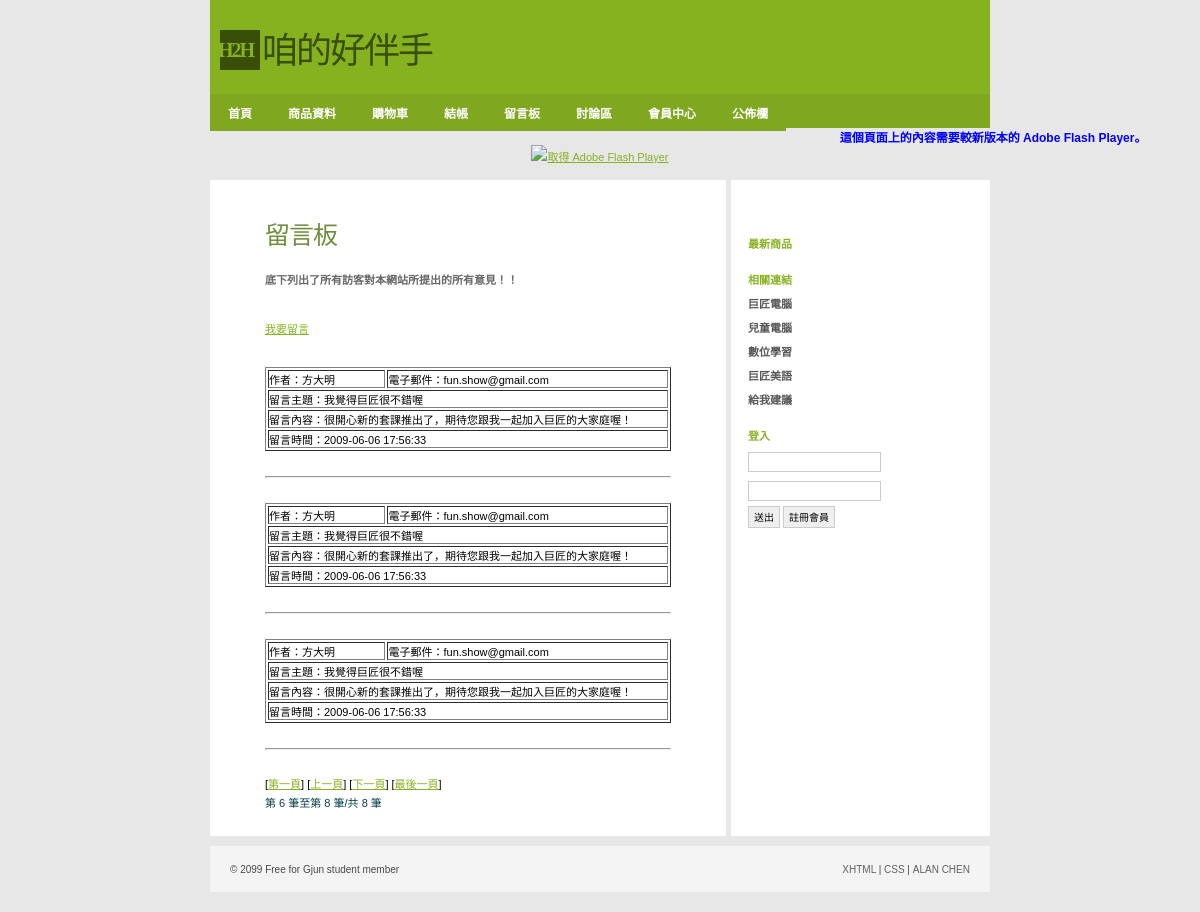
/php_incomplete/Shop/guestBook.php?pageNum_Recordset1=1, run on the app's committed database.
### tables this page shows
CREATE TABLE `guestbook` (
  `serial` int(11) NOT NULL,
  `name` varchar(100) NOT NULL,
  `email` varchar(100) DEFAULT NULL,
  `subject` varchar(255) NOT NULL,
  `memo` text NOT NULL,
  `date` datetime DEFAULT NULL
);

### php_incomplete/Shop/guestBook.php (the view, shortened to what this page needs)
<?php require_once('../Connections/shop.php'); ?>
<?php
$maxRows_Recordset1 = 5;
$pageNum_Recordset1 = 0;
if (isset($_GET['pageNum_Recordset1'])) {
  $pageNum_Recordset1 = $_GET['pageNum_Recordset1'];
}
$startRow_Recordset1 = $pageNum_Recordset1 * $maxRows_Recordset1;
$query_Recordset1 = "SELECT * FROM guestbook ORDER BY `date` ASC";
$query_limit_Recordset1 = sprintf("%s LIMIT %d, %d", $query_Recordset1, $startRow_Recordset1, $maxRows_Recordset1);
$Recordset1 = mysql_query($query_limit_Recordset1, $shop) or die(mysql_error());
$row_Recordset1 = mysql_fetch_assoc($Recordset1);
if (isset($_GET['totalRows_Recordset1'])) {
  $totalRows_Recordset1 = $_GET['totalRows_Recordset1'];
} else {
  $all_Recordset1 = mysql_query($query_Recordset1);
  $totalRows_Recordset1 = mysql_num_rows($all_Recordset1);
}
$totalPages_Recordset1 = ceil($totalRows_Recordset1/$maxRows_Recordset1)-1;
?>
<!DOCTYPE html PUBLIC "-//W3C//DTD XHTML 1.0 Strict//EN"
"http://www.w3.org/TR/xhtml1/DTD/xhtml1-strict.dtd">
<html xmlns="http://www.w3.org/1999/xhtml">
<head>
<link rel="stylesheet" href="../css/styles.css" media="all" type="text/css" />
</head>
<body>
  <div id="header">
      <div class="subContainer">
            <div id="logo">
            <div id="box">H2H</div>
            <p>咱的好伴手</p>
            </div>
    </div>
</div>
<div id="navigation">
	<ul id="sddm">
        <li><a href="index.php">首頁</a></li>
        <li><a href="product.php">商品資料</a></li>
        <li><a href="cart.php">購物車</a></li>
        <li><a href="checkOut.php">結帳</a></li>
        <li><a href="guestBook.php">留言板</a></li>
        <li><a href="titleView.php">討論區</a></li>
	    <li><a href="#"
        onmouseover="mopen('m1')"
        onmouseout="mclosetime()">會員中心</a>
    	</li>
	    <li><a href="#"
        onmouseover="mopen('m2')"
        onmouseout="mclosetime()">公佈欄</a>
    	</li>
		</ul>
</div>
<object id="FlashID" classid="clsid:D27CDB6E-AE6D-11cf-96B8-444553540000" width="780" height="120">
    <object type="application/x-shockwave-flash" data="../Scripts/pic.swf" width="780" height="120">
      <div>
        <h4>這個頁面上的內容需要較新版本的 Adobe Flash Player。</h4>
        <p><a href="http://www.adobe.com/go/getflashplayer"><img src="http://www.adobe.com/images/shared/download_buttons/get_flash_player.gif" alt="取得 Adobe Flash Player" width="112" height="33" /></a></p>
      </div>
    </object>
  </object>
<div id="container">
  <div id="primaryContent">
    <h2>留言板</h2>
    <h3>底下列出了所有訪客對本網站所提出的所有意見！！</h3>
    <p>&nbsp;</p>
    <p><a href="guestForm.php">我要留言</a></p>
    <p>&nbsp;</p>
    <?php do { ?>
      <table border='1' width="100%">
        <tr>
          <td>作者：<?php echo $row_Recordset1['name']; ?></td>
          <td>電子郵件：<?php echo $row_Recordset1['email']; ?></td>
          </tr>
        <tr>
          <td colspan="2">留言主題：<?php echo $row_Recordset1['subject']; ?></td>
          </tr>
        <tr>
          <td colspan="2">留言內容：<?php echo nl2br($row_Recordset1['memo']); ?></td>
          </tr>
        <tr>
          <td colspan="2">留言時間：<?php echo $row_Recordset1['date']; ?></td>
        </tr>
      </table>
        <p>&nbsp;</p>
        <hr>
        <p>&nbsp;</p>
      <?php } while ($row_Recordset1 = mysql_fetch_assoc($Recordset1)); ?>
        [<a href="<?php printf("%s?pageNum_Recordset1=%d%s", $currentPage, 0, $queryString_Recordset1); ?>">第一頁</a>]
        [<a href="<?php printf("%s?pageNum_Recordset1=%d%s", $currentPage, max(0, $pageNum_Recordset1 - 1), $queryString_Recordset1); ?>">上一頁</a>]
        [<a href="<?php printf("%s?pageNum_Recordset1=%d%s", $currentPage, min($totalPages_Recordset1, $pageNum_Recordset1 + 1), $queryString_Recordset1); ?>">下一頁</a>]
        [<a href="<?php printf("%s?pageNum_Recordset1=%d%s", $currentPage, $totalPages_Recordset1, $queryString_Recordset1); ?>">最後一頁</a>]
        <p>第 <?php echo ($startRow_Recordset1 + 1) ?> 筆至第 <?php echo min($startRow_Recordset1 + $maxRows_Recordset1, $totalRows_Recordset1) ?> 筆/共 <?php echo $totalRows_Recordset1 ?>  筆</p>
  </div>
  <div id="secondaryContent">
    <p>&nbsp;</p>
    <h3>最新商品</h3>
    <h3>相關連結</h3>
    <ul class="links">
      <li><a href="http://www.pcschool.com.tw/">巨匠電腦</a></li>
      <li><a href="http://kid.pcschool.com.tw/">兒童電腦</a></li>
      <li><a href="http://www.soeasyedu.com.tw/">數位學習</a></li>
      <li><a href="http://www.soeasyedu.com.tw/">巨匠美語</a></li>
      <li><a href="http://www.off.com.tw/weiblog">給我建議</a>
    </ul>
    <?php if(!isset($_SESSION['MM_Username'])){?>
    <h3>登入</h3>
    <form action="loginCheck.php" method="post">
      <p>
        <input value="" name="user" />
      </p>
      <p>
        <input name="password" type="password" value="" />
      </p>
        <button type="submit">送出</button>
        <button type="button" onclick="location.href='registerUser.php'">註冊會員</button>
    </form>
<?php }?>
  </div>
        <br class="clear" />
</div>
    <div id="footer">
        <ul>
            <li id="copyright">&copy; 2099 Free for Gjun student member</li>
            <li id="links">
                <ul>
                    <li><a href="#">XHTML</a> |</li>
                    <li><a href="#">CSS</a> |</li>
                    <li><a href="http://gjun.tw">ALAN CHEN</a></li>
                </ul>
            </li>
        </ul>
    </div>
</body>
</html>

### php_incomplete/css/styles.css (style rules this page uses)
* { margin:0; padding:0; font-family:Verdana, Arial, Helvetica, sans-serif; }
body, html { margin:0; padding:0; background:#e7e7e7; text-align:center; margin-bottom:10px; }
h2 { font-family:'Georgia'; font-size:25px; letter-spacing:-1px; margin-top:15px; margin-bottom:20px; font-weight:normal; color:#718e3e; }
h3 { font-size:11px; font-weight:bold; color:#666; margin:5px 0; }
h4 { font-size:12px; color:#00F; }
p { color:#043f4a; font-size:11px; line-height:25px; }
a { color:#87B220; text-decoration:underline; }
#container { width:780px; margin:10px auto; padding:0; background:#fff; text-align:left; }
#logo { margin:0; padding:0px; }
#logo #box { float:left; clear:none; height:40px; width:40px; margin:0 0 0 10px; padding:0px; background:#394E06; color:#87B220; font-family:Georgia, "Times New Roman", Times, serif; font-weight:bold; font-size:20px; line-height:40px; letter-spacing:-2px; text-indent:-2px; }
#logo p { float:left; clear:none; height:40px; width:260px; margin:0; padding:0; color:#394E06; font-family:Georgia, "Times New Roman", Times, serif; font-weight:normal; font-size:36px; text-indent:2px; line-height:43px; letter-spacing:-2px; font-style: normal; }
.subContainer, #navigation ul { width:780px; margin:0 auto; }
#header { text-align:left; margin:0 auto; padding:30px 0 0 0px; height:64px; background:#87b220; width: 780px; }
#navigation { margin:0 auto; padding:0; background:#7fa71f; height:34px; width: 780px; list-style:none; }
#navigation li { float:left; clear:none; list-style:none; }
#navigation li a { color:#fff; display:block; font-size:12px; text-decoration:none; font-weight:bold; padding:10px 18px; }
input { background-color: #FFF; color: #999999; border: 1px solid #CCC; font-size: 11px; padding: 3px; width:125px; }
button { background-color:#EFEFEF; line-height:13px; color: #000; border: 1px solid #CCC; font-size: 10px; height:22px; margin: 0; padding: 0 5px; }
form p { padding:2px 0; }
img { border:0; }
#primaryContent { width:406px; padding:20px 55px; border-right:5px solid #e7e7e7; font-size:11px; float:left; clear:none; }
#secondaryContent { width:228px; padding:10px 14px; font-size:11px; float:right; clear:none; }
#secondaryContent h3 { color:#87b220; margin-top:20px; }
#secondaryContent ul { list-style:none; }
#secondaryContent li { list-style:none; padding-left:20px; margin:8px 0; background:url('../images/tiny_bullet.png') left bottom no-repeat; }
#secondaryContent li a { color:#575757; font-weight:bold; text-decoration:none; }
#secondaryContent .links li { padding-left:0px; margin:8px 0; background:none; }
#footer { margin:0 auto; margin-bottom:10px; height:10px; padding:18px 20px; clear:both; width:740px; text-align:left; font-size:10px; color:#484848; background:#f4f4f4; }
#footer ul { list-style:none; }
#footer li { list-style:none; display:inline; }
#footer #copyright { float:left; clear:none; }
#footer #links { float:right; clear:none; }
#footer a { color:#606060; text-decoration:none; }
#sddm { margin:0 auto; padding:0; background:#7fa71f; height:34px; width: 780px; list-style:none; }
#sddm li { float:left; clear:none; list-style:none; }
#sddm li a { color:#fff; background:#7fa71f; display:block; font-size:12px; text-decoration:none; font-weight:bold; padding:10px 18px; }
#sddm a { background:url('../images/nav_bg.gif'); }

### data on the page
guestbook: name "方大明", email "fun.show@gmail.com", subject "我覺得巨匠很不錯喔", memo "很開心新的套課推出了，期待您跟我一起加入巨匠的大家庭喔！", date "2009-06-06 17:56:33"
guestbook: name "方大明", email "fun.show@gmail.com", subject "我覺得巨匠很不錯喔", memo "很開心新的套課推出了，期待您跟我一起加入巨匠的大家庭喔！", date "2009-06-06 17:56:33"
guestbook: name "方大明", email "fun.show@gmail.com", subject "我覺得巨匠很不錯喔", memo "很開心新的套課推出了，期待您跟我一起加入巨匠的大家庭喔！", date "2009-06-06 17:56:33"

### other printed values
$startRow_Recordset1 + 1 "6"
min($startRow_Recordset1 + $maxRows_Recordset1, $totalRows_Recordset1) "8"
$totalRows_Recordset1 "8"
